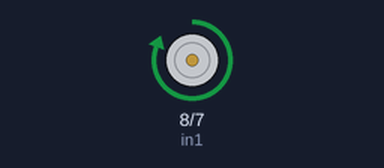
The sketch below on a simulated Arduino Uno, built with avr-gcc and run on an emulated ATmega328P. Shown: motor-driver pin pairs drawn as motors (green arrow = first pin HIGH = forward, orange = second pin HIGH = backward, longer = more drive, scaled by the enable pin).

Above: at 1.0 s.
At 8.1 s:
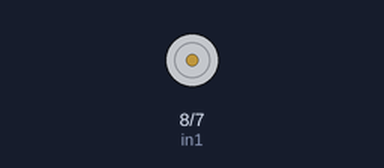
Timing chart, 0 to 11.9 s (numbered marks = the images above):
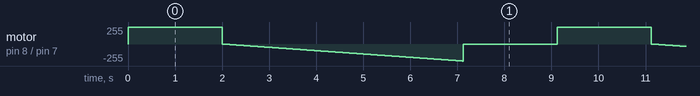

The sketch:

DongCoDC.ino
```cpp
const int enA = 9; // chân digital có dấu ~
const int in1 = 8;
const int in2 = 7;

void setup()
{
    pinMode(enA, OUTPUT);
    pinMode(in1, OUTPUT);
    pinMode(in2, OUTPUT);

    // lúc đầu tắt motor
    digitalWrite(in1, LOW);
    digitalWrite(in2, LOW);
}

void loop()
{
    // quay tới ở max tốc độ
    digitalWrite(in1, HIGH);
    digitalWrite(in2, LOW);
    analogWrite(enA, 255);
    delay(2000);

    // quay lui, tốc độ tăng dần
    digitalWrite(in1, LOW);
    digitalWrite(in2, HIGH);
    for (int sp = 0; sp < 256; sp++)
    {
        analogWrite(enA, sp);
        delay(20);
    }

    // tắt động cơ trong 2s
    digitalWrite(in1, LOW);
    digitalWrite(in2, LOW);
    delay(2000);
}
```
